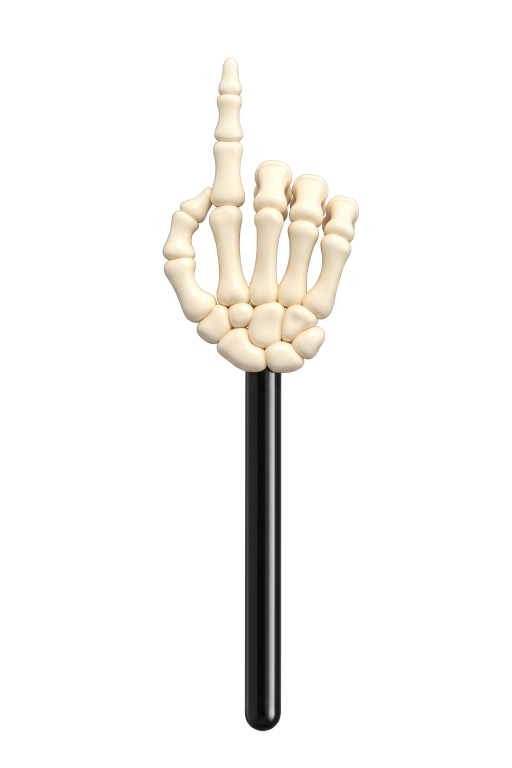
#> input picture art/hand_bones.png, 1024 x 1536 px (shown at 1/2 size)
$ python cutout-white.py ../art/hand_bones.png ../art/hand_bones.png
#> lines starting #> are read from the running program, lines starting #| are printed output that depends on the picture; after the words box and inside, x2 and y2 are one past the last pixel; in counts of white or black regions, pixels touching at a corner belong together
#!/usr/bin/env python3
"""Turn an AI-generated hand on a white background into a TinyHand source PNG.

Removes the white background (including white gaps enclosed by the hand, such
as the loop between thumb and finger), keeps soft anti-aliased edges, and fits
the result to the 1024x1536 canvas used by the upstream hand images.

Usage: tools/cutout-white.py <input image> <output png>
Requires Pillow, NumPy and SciPy.
"""

import sys

import numpy as np
from PIL import Image
from scipy import ndimage

OUT_SIZE = (1024, 1536)
WHITE = 244          # every channel at or above this counts as background
MIN_REGION = 1500    # smaller white areas are highlights on the hand, not background
EDGE = 200           # edge pixels fade from opaque (at EDGE) to clear (at 255)


def cutout(img):
    rgb = np.asarray(img.convert("RGB")).astype(np.float32)
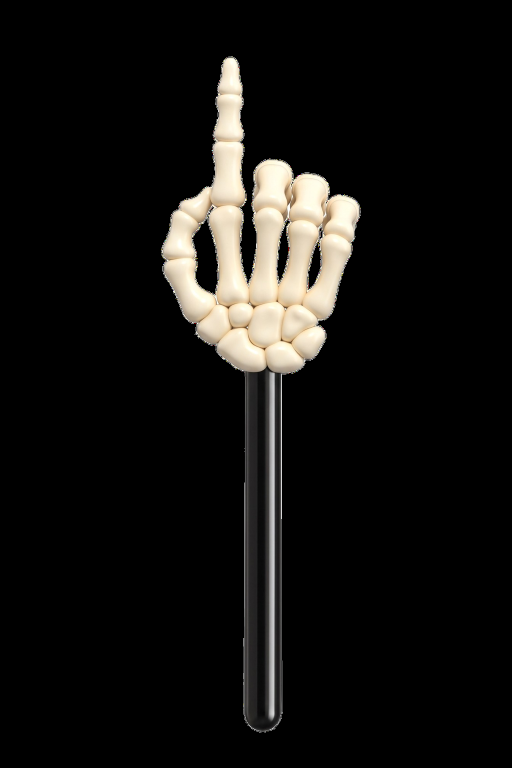
#> rgb: shape (1536, 1024, 3) float32 (shown at 1/2 size); mean R, G, B 19.7, 18.5, 16.6
    lo = rgb.min(axis=2)
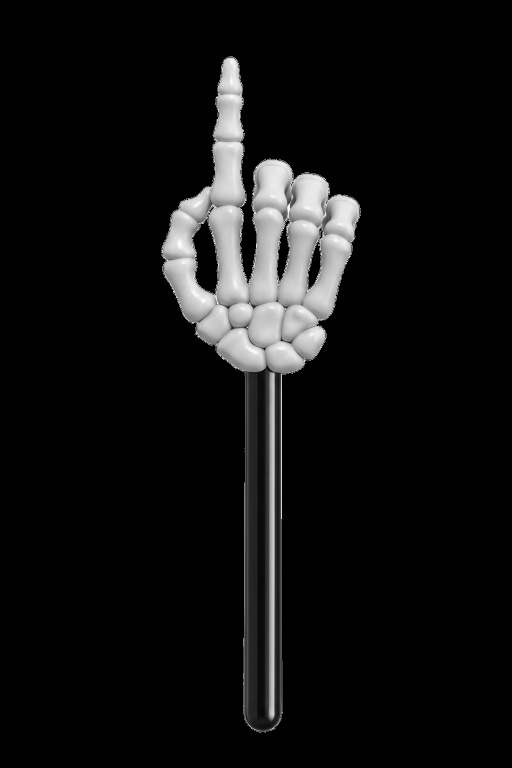
#> lo: shape (1536, 1024) float32 (shown at 1/2 size); min 0, max 255, mean 16.5
    white = lo >= WHITE
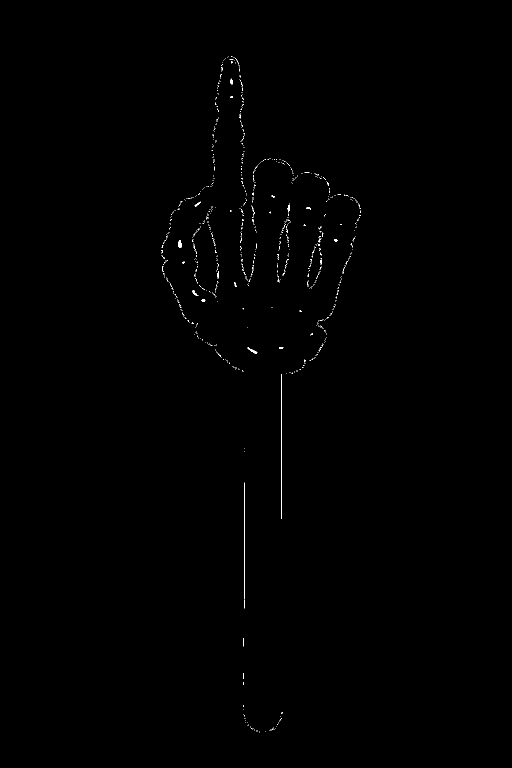
#> white: shape (1536, 1024) bool (shown at 1/2 size); 0.21% white in thin lines or dots, all inside (x1, y1, x2, y2) = (322, 113, 721, 1465)

    labels, count = ndimage.label(white)
#> labels: shape (1536, 1024) int32; 1324 distinct labels, from 0 to 1323
#> count = 1323
    sizes = ndimage.sum(white, labels, range(1, count + 1))
#> sizes = 1323 values, max 290 at index 1263, min 1 at index 0, mean 2.53
    background = np.isin(labels, 1 + np.flatnonzero(sizes >= MIN_REGION))
#> background: shape (1536, 1024) bool; every value is 0

    # Soft edge: a thin band around the background gets alpha from how far it is from white.
    band = ndimage.binary_dilation(background, iterations=3) & ~background
    alpha = np.where(background, 0.0, 1.0)
#> alpha: shape (1536, 1024) float64; every value is 1
    fade = np.clip((255 - lo) / (255 - EDGE), 0, 1)
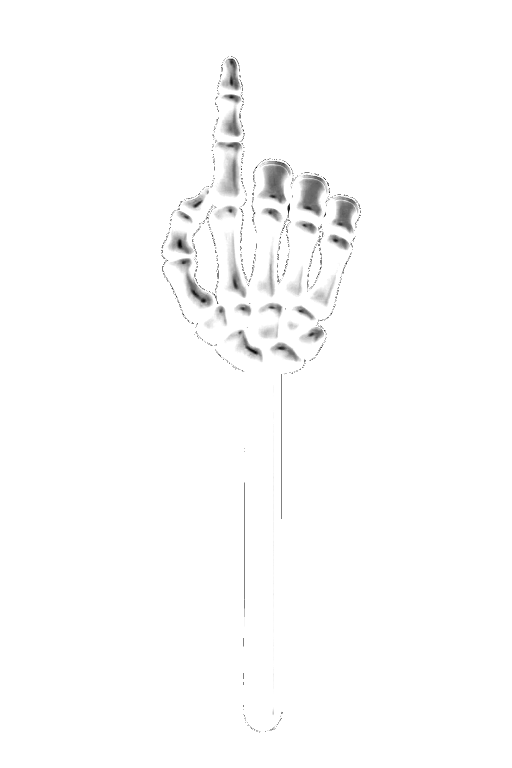
#> fade: shape (1536, 1024) float32 (shown at 1/2 size); min 0, max 1, mean 0.989
    alpha = np.where(band, fade, alpha)

    # Remove the white the edge pixels were blended with.
    a = np.maximum(alpha, 1e-3)[..., None]
    colour = np.clip((rgb - 255 * (1 - a)) / a, 0, 255)
    out = np.dstack([colour, alpha * 255]).round().astype(np.uint8)
    return Image.fromarray(out, "RGBA")


def fit(img):
    w, h = OUT_SIZE
#> w = 1024; h = 1536
    scale = h / img.height
#> scale = 1
    resized = img.resize((round(img.width * scale), h), Image.LANCZOS)
    canvas = Image.new("RGBA", OUT_SIZE, (0, 0, 0, 0))
#> canvas: PIL image 1024x1536 RGBA; every value is 0
    canvas.paste(resized, ((w - resized.width) // 2, 0))
    return canvas


def main():
    if len(sys.argv) != 3:
        sys.exit(__doc__)
    fit(cutout(Image.open(sys.argv[1]))).save(sys.argv[2], optimize=True)


if __name__ == "__main__":
    main()
